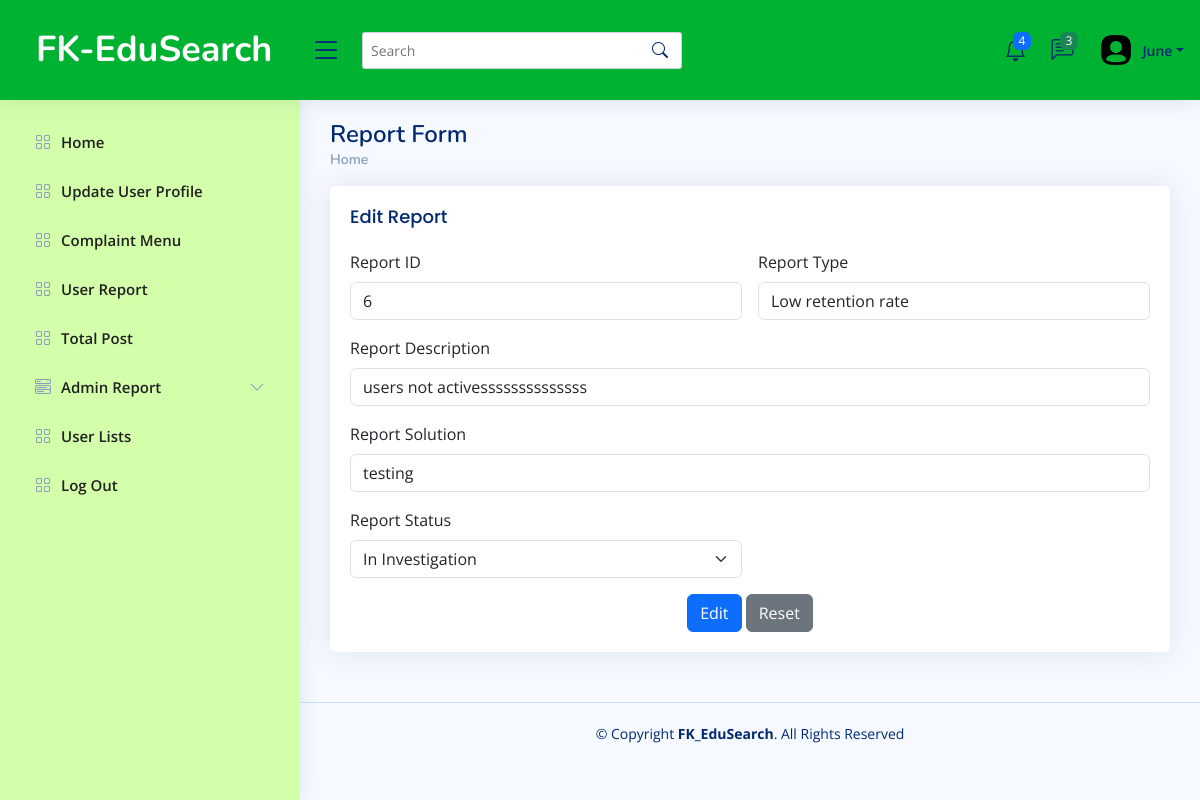
Page /Report/editAdminReport.php?R_ID=6 on the committed database.
### tables this page shows
CREATE TABLE `admin_report_list` (
  `R_ID` int(100) NOT NULL,
  `report_type` varchar(100) NOT NULL,
  `report_description` varchar(200) NOT NULL,
  `report_solution` varchar(200) NOT NULL,
  `report_status` varchar(50) NOT NULL
);

### Report/editAdminReport.php (the view, shortened to what this page needs)
<!DOCTYPE html>
<html lang="en">
<head>
    <link href="../assets/vendor/bootstrap/css/bootstrap.min.css" rel="stylesheet">
    <link href="../assets/vendor/bootstrap-icons/bootstrap-icons.css" rel="stylesheet">
    <link href="../assets/vendor/boxicons/css/boxicons.min.css" rel="stylesheet">
    <link href="../as../sets/vendor/quill/quill.snow.css" rel="stylesheet">
    <link href="../assets/vendor/quill/quill.bubble.css" rel="stylesheet">
    <link href="../assets/vendor/remixicon/remixicon.css" rel="stylesheet">
    <link href="../assets/vendor/simple-datatables/style.css" rel="stylesheet">
    <link href="../assets/css/style.css" rel="stylesheet">
</head>
<body>
    <header id="header" class="header fixed-top d-flex align-items-center">
        <div class="d-flex align-items-center justify-content-between">
            <a href="index.html" class="logo d-flex align-items-center">
                <span class="d-none d-lg-block">FK-EduSearch</span>
            </a>
            <i class="bi bi-list toggle-sidebar-btn"></i>
        </div>
        <div class="search-bar">
            <form class="search-form d-flex align-items-center" method="POST" action="#">
                <input type="text" name="query" placeholder="Search" title="Enter search keyword">
                <button type="submit" title="Search"><i class="bi bi-search"></i></button>
            </form>
        </div>
        <nav class="header-nav ms-auto">
            <ul class="d-flex align-items-center">
                <li class="nav-item dropdown">
                    <a class="nav-link nav-icon" href="#" data-bs-toggle="dropdown">
                        <i class="bi bi-bell"></i>
                        <span class="badge bg-primary badge-number">4</span>
                    </a>
                </li>
                <li class="nav-item dropdown">
                    <a class="nav-link nav-icon" href="#" data-bs-toggle="dropdown">
                        <i class="bi bi-chat-left-text"></i>
                        <span class="badge bg-success badge-number">3</span>
                    </a>
                </li>
                <li class="nav-item dropdown pe-3">
                    <a class="nav-link nav-profile d-flex align-items-center pe-0" href="#" data-bs-toggle="dropdown">
                        <img src="../assets/img/reportList/user.png" alt="Profile" class="rounded-circle">
                        <span class="d-none d-md-block dropdown-toggle ps-2">June</span>
                    </a>
                </li>
            </ul>
        </nav>
    </header>
    <aside id="sidebar" class="sidebar">
        <ul class="sidebar-nav" id="sidebar-nav">
            <li class="nav-item">
                <a class="nav-link collapsed" href="index.html">
                    <i class="bi bi-grid"></i>
                    <span>Home</span>
                </a>
            </li>
            <li class="nav-item">
                <a class="nav-link collapsed" href="index.html">
                    <i class="bi bi-grid"></i>
                    <span>Update User Profile</span>
                </a>
            </li>
            <li class="nav-item">
                <a class="nav-link collapsed" href="../Complaint/adminComplaintList.php">
                    <i class="bi bi-grid"></i>
                    <span>Complaint Menu</span>
                </a>
            </li>
            <li class="nav-item">
                <a class="nav-link collapsed" href="index.html">
                    <i class="bi bi-grid"></i>
                    <span>User Report</span>
                </a>
            </li>
            <li class="nav-item">
                <a class="nav-link collapsed" href="index.html">
                    <i class="bi bi-grid"></i>
                    <span>Total Post</span>
                </a>
            </li>
            <li class="nav-item">
                <a class="nav-link collapsed" data-bs-target="#components-nav" data-bs-toggle="collapse" href="#">
                    <i class="bi bi-menu-button-wide"></i><span>Admin Report</span><i class="bi bi-chevron-down ms-auto"></i>
                </a>
            </li>
            <li class="nav-item">
                <a class="nav-link collapsed" href="index.html">
                    <i class="bi bi-grid"></i>
                    <span>User Lists</span>
                </a>
            </li>
            <li class="nav-item">
                <a class="nav-link collapsed" href="index.html">
                    <i class="bi bi-grid"></i>
                    <span>Log Out</span>
                </a>
            </li>
        </ul>
    </aside>
    <main id="main" class="main">
        <div class="pagetitle">
            <h1>Report Form</h1>
            <nav>
                <ol class="breadcrumb">
                    <li class="breadcrumb-item active"><a href="../Report/reportKPIs.php">Home</a></li>
                </ol>
            </nav>
        </div>
        <?php
        include("connection.php");
        if (isset($_GET['R_ID'])) {
            $reportID = $_GET['R_ID'];
            $selectQuery = "SELECT R_ID, report_type, report_description, report_solution, report_status FROM admin_report_list WHERE R_ID = $reportID";
            $result = mysqli_query($db, $selectQuery);
            if ($result && mysqli_num_rows($result) > 0) {
                $row = mysqli_fetch_assoc($result);
            } else {
                echo "Report not found.";
            }
        } else {
            echo "Report ID not provided.";
        }
        ?>
        <section class="section">
            <div class="card">
                <div class="card-body">
                    <h5 class="card-title">Edit Report</h5>
                    <form class="row g-3" method="POST">
                        <div class="col-sm-6">
                            <label for="inputName4" class="form-label">Report ID</label>
                            <input type="text" class="form-control" name="RL_ID" value="<?php echo isset($row['R_ID']) ? $row['R_ID'] : ''; ?>" readonly>
                        </div>
                        <div class="col-sm-6">
                            <label for="inputName5" class="form-label">Report Type</label>
                            <input type="text" class="form-control" name="report_type" value="<?php echo isset($row['report_type']) ? $row['report_type'] : ''; ?>">
                        </div>
                        <div class="col-12">
                            <label for="inputName4" class="form-label">Report Description</label>
                            <input type="text" class="form-control" name="report_description" value="<?php echo isset($row['report_description']) ? $row['report_description'] : ''; ?>">
                        </div>
                        <div class="col-12">
                            <label for="inputName4" class="form-label">Report Solution</label>
                            <input type="text" class="form-control" name="report_solution" value="<?php echo isset($row['report_solution']) ? $row['report_solution'] : ''; ?>">
                        </div>
                        <div class="col-sm-6">
                            <label for="inputName5" class="form-label">Report Status</label>
                            <select class="form-select" name="report_status" aria-label="Default select example">
                                <option value="In Investigation" <?php echo isset($row['report_status']) && $row['report_status'] == 'In Investigation' ? 'selected' : ''; ?>>In Investigation</option>
                            </select>
                        </div>
                        <div class="text-center">
                            <button type="submit" name="submit" class="btn btn-primary">Edit</button>
                            <button type="reset" class="btn btn-secondary">Reset</button>
                        </div>
                    </form>
                </div>
            </div>
        </section>
    </main>
    <footer id="footer" class="footer">
        <div class="copyright">
            &copy; Copyright <strong><span>FK_EduSearch</span></strong>. All Rights Reserved
        </div>
    </footer>
</body>
</html>

### assets/css/style.css (style rules this page uses)
:root { scroll-behavior: smooth; }
body { font-family: "Open Sans", sans-serif; background: #f6f9ff; color: #444444; }
a { color: #4154f1; text-decoration: none; }
h1, h2, h3, h4, h5, h6 { font-family: "Nunito", sans-serif; }
#main { margin-top: 100px; padding: 20px 30px; transition: all 0.3s; }
.pagetitle { margin-bottom: 10px; }
.pagetitle h1 { font-size: 24px; margin-bottom: 0; font-weight: 600; color: #012970; }
.card { margin-bottom: 30px; border: none; border-radius: 5px; box-shadow: 0px 0 30px rgba(1, 41, 112, 0.1); }
.card-title { padding: 20px 0 15px 0; font-size: 18px; font-weight: 500; color: #012970; font-family: "Poppins", sans-serif; }
.card-body { padding: 0 20px 20px 20px; }
.breadcrumb { font-size: 14px; font-family: "Nunito", sans-serif; color: #899bbd; font-weight: 600; }
.breadcrumb a { color: #899bbd; transition: 0.3s; }
.breadcrumb .breadcrumb-item::before { color: #899bbd; }
.breadcrumb .active { color: #51678f; font-weight: 600; }
.logo { line-height: 1; }
@media (min-width: 1200px) { .logo { width: 280px; } }
.logo span { font-size: 36px; font-weight: 700; color: #ffffff; font-family: "Nunito", sans-serif; margin-left: 16px; }
.header { transition: all 0.5s; z-index: 997; height: 100px; box-shadow: 0px 2px 20px rgba(1, 41, 112, 0.1); background-color: #00B232; padding-left: 20px; }
.header .toggle-sidebar-btn { font-size: 32px; padding-left: 10px; cursor: pointer; color: #012970; }
.header .search-bar { min-width: 360px; padding: 0 20px; }
.header .search-form { width: 100%; }
.header .search-form input { border: 0; font-size: 14px; color: #012970; border: 1px solid rgba(1, 41, 112, 0.2); padding: 7px 38px 7px 8px; border-radius: 3px; transition: 0.3s; width: 100%; }
.header .search-form button { border: 0; padding: 0; margin-left: -30px; background: none; }
.header .search-form button i { color: #012970; }
.header-nav ul { list-style: none; }
.header-nav>ul { margin: 0; padding: 0; }
.header-nav .nav-icon { font-size: 22px; color: #012970; margin-right: 25px; position: relative; }
.header-nav .nav-profile { color: #012970; }
.header-nav .nav-profile img { max-height: 36px; }
.header-nav .nav-profile span { font-size: 14px; font-weight: 600; }
.header-nav .badge-number { position: absolute; inset: -2px -5px auto auto; font-weight: normal; font-size: 12px; padding: 3px 6px; }
.sidebar { position: fixed; top: 100px; left: 0; bottom: 0; width: 300px; z-index: 996; transition: all 0.3s; padding: 20px; overflow-y: auto; scrollbar-width: thin; scrollbar-color: #aab7cf transparent; box-shadow: 0px 0px 20px rgba(1, 41, 112, 0.1); background-color: #D4FFAA; }
@media (min-width: 1200px) { #main, #footer { margin-left: 300px; } }
.sidebar-nav { padding: 0; margin: 0; list-style: none; }
.sidebar-nav li { padding: 0; margin: 0; list-style: none; }
.sidebar-nav .nav-item { margin-bottom: 5px; }
.sidebar-nav .nav-link { display: flex; align-items: center; font-size: 15px; font-weight: 600; color: #4154f1; transition: 0.3; background: #D4FFAA; padding: 10px 15px; border-radius: 4px; }
.sidebar-nav .nav-link i { font-size: 16px; margin-right: 10px; color: #4154f1; }
.sidebar-nav .nav-link.collapsed { color: #202020; background: #D4FFAA; }
.sidebar-nav .nav-link.collapsed i { color: #899bbd; }
.sidebar-nav .nav-link .bi-chevron-down { margin-right: 0; transition: transform 0.2s ease-in-out; }
.footer { padding: 20px 0; font-size: 14px; transition: all 0.3s; border-top: 1px solid #cddfff; }
.footer .copyright { text-align: center; color: #012970; }

### rows in the picture
admin_report_list: RL_ID "6", report_type "Low retention rate", report_description "users not activessssssssssssss", report_solution "testing", report_status "In Investigation"
